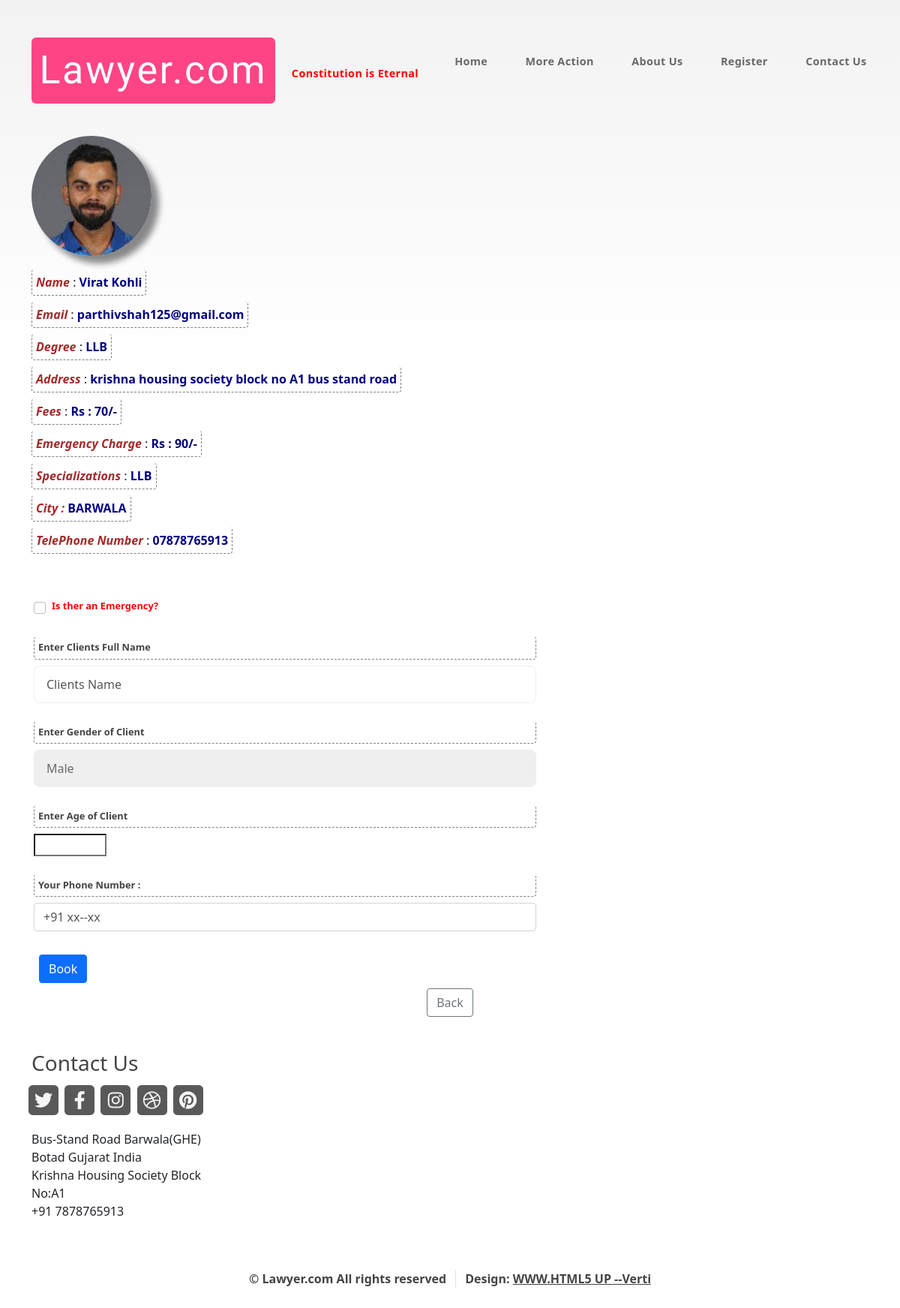
/consolt_view/3, run on the app's committed database.
### apnalawyer_app/models.py (models this page shows, shortened)
class Lawyer(models.Model):
    id = models.AutoField(primary_key=True) #aa pachhi thi add karel chhe-->primary_key
    image = models.ImageField(upload_to='lawyer_images', default="")
    name = models.CharField(max_length=40, null=False)
    address = models.CharField(max_length=150 , null=False)
    city = models.CharField(max_length=10 , null=False , default="")
    degree = models.CharField(max_length=40 , null=False)
    fees = models.CharField(max_length=8, null=False)
    office_address = models.CharField(max_length=150 , null=True)
    specializatioin = models.CharField(max_length=40 , null=True)
    average_time_per_client_minute = models.CharField(max_length=4 , null=False , default="30")
    mobile_number = models.CharField(max_length=15 ,  null=False)
    telephone_number = models.CharField( max_length=15 , null=False)
    email_id = models.EmailField(max_length=30 , null=False , unique=False)
    payment_number = models.CharField(max_length=15 ,null=False)
    emergency_charge = models.CharField( max_length=15 ,null=False)
    achievements = models.CharField(max_length=300, null=True)
    username = models.CharField(max_length=18 , null=False , unique=True)
    password = models.CharField(max_length=14 , null=False , unique=False)

### apnalawyer_app/views.py (the view)
# urls.py: path("consolt_view/<int:consolt_id>", views.consolt_view, name="consolt_view"),
def consolt_view(request, consolt_id):
    Lawyers = Lawyer.objects.filter(id=consolt_id)
    if request.user.is_authenticated:
        if request.method == 'POST':
            print(request.user)
            username = request.user.username
            name = request.POST.get('client_name')
            age = request.POST.get('client_age')
            gender = request.POST.get('client_gender')
            email_id = request.user.email
            phone_number = request.POST.get('phone_number')
            emergency = request.POST.get('emergency')
            l_id = consolt_id
            dateTime = timezone.now()
            confirmation_code = random.randint(1000 , 100000)
            appointments_record = Appointments(username = username , name=name , age=age , gender=gender , email_id = email_id ,
                                                phone_number = phone_number, emergency = emergency,
                                                confirmation_code = confirmation_code , l_id = l_id , dateTime = dateTime)
            appointments_record.save()
            subject = f' Appointment Successful with {Lawyers[0].name}'
            message = f' Thank You {name}, for Using Lawyer.com \n' \
                      f' We have Sent Your Details to {Lawyers[0].name} , They will Shortly Contact You. Thanks \n' \
                      f' Note That Your Confirmation Code is {confirmation_code}'
            email_from = settings.EMAIL_HOST_USER
            recipient_list = [email_id]
            send_mail(subject, message, email_from, recipient_list)
            print("SUCCESS : EMAIL REACHED client")
            subject = f' Greeting Sir , New Appointment from Lawyer.com'
            message = f' {username} has Apppointed You. Here is All Details \n' \
                      f' Name : {name}  \n' \
                      f' Gender : {gender} \n' \
                      f' Age : {age} \n' \
                      f' Email : {request.user.email} \n' \
                      f' Phone Number : {phone_number} \n' \
                      f' Emergency : {emergency} \n' \
                      f' Please Note Your Confirmation Code : {confirmation_code}'
            email_from = settings.EMAIL_HOST_USER
            recipient_list = [Lawyers[0].email_id]
            send_mail(subject, message, email_from, recipient_list)
            messages.success(request, "Appointment Successful , Check Your Email Please-->")
            print("SUCCESS : EMAIL REACHED Lawyer")
        else :
            return render(request, 'consolt_view.html',
                          {'lawyer': Lawyers[0]})  # [0] valu logic super chhe must learn every time
    elif request.method == 'POST' and not request.user.is_authenticated:
        return HttpResponse('''<center><h1><b> We Respect Your Time. <br>
                                            Please <a href="/user_sign_up.html">Sign Up</a> & if you have already Signed Up then Please <a href="/">Login</a> First
                                    </b></h1></center>''')
    else:
        return render(request, 'consolt_view.html',
                           {'lawyer': Lawyers[0]})  # [0] valu logic super chhe must learn every time
    return render(request, 'consolt_view.html', {'lawyer': Lawyers[0]})  # [0] valu logic super chhe must learn every time

### apnalawyer_app/templates/consolt_view.html (shortened to what this page needs)
{% extends 'base.html' %}
{% load static %}
{% block meta-tags %}
    <link href="https://cdn.jsdelivr.net/npm/bootstrap@5.0.0-beta3/dist/css/bootstrap.min.css" rel="stylesheet">
{% endblock %}
{% block body %}
 {% load static %}
 <div class="container main">
<div class="row g-3">
  <div class="col-md-2">
    <img src='/media/{{ lawyer.image }}' class="card-img" alt="..." height="160px">
  </div>
  <div class="col-12">
    <label for="inputAddress" class="form-label"><i>Name</i> : <b>{{ lawyer.name }}</b> </label>
    <br>
    <label for="inputEmail4" class="form-label"><i>Email</i> : <b>{{lawyer.email_id}}</b> </label>
    <br>
    <label for="inputAddress" class="form-label"><i>Degree</i> : <b>{{ lawyer.degree }}</b> </label>
    <br>
    <label for="inputAddress" class="form-label"><i>Address</i> : <b>{{ lawyer.address }}</b> </label>
    <br>
    <label for="inputZip" class="form-label"><i>Fees</i> : <b>Rs : {{ lawyer.fees }}/-</b> </label>
    <br>
    <label for="inputZip" class="form-label"><i>Emergency Charge</i> : <b>Rs : {{ lawyer.emergency_charge }}/-</b> </label>
    <br>
    <label for="inputAddress2" class="form-label"><i>Specializations</i> : <b>{{ lawyer.specializatioin }}</b>  </label>
    <br>
    <label for="inputCity" class="form-label"><i>City : </i> <b>{{ lawyer.city }}</b> </label>
    <br>
    <label for="inputZip" class="form-label"><i>TelePhone Number</i> : <b>{{ lawyer.telephone_number }}</b> </label>
    <br>
      </div>
</div>
    <form method="post" action="/consolt_view/{{ lawyer.id }}" class="needs-validation" novalidate>
    <div class="col-12">
      <div class="form-check">
        <input class="form-check-input" type="checkbox" id="emergency" name="emergency">
         <label class="form-check-label" for="gridCheck" id="label">
                  <b id="emergency_text">Is ther an Emergency? </b>
         </label>
      </div>
    </div> <br>
    <div class="form-group">
       <label for="client_name" class="form-label">Enter Clients Full Name</label>
       <input type="text" class="form-control" id="client_name" name="client_name" maxlength="30" placeholder="Clients Name" required>
     </div>
     <br>
    <div class="form-group">
     <label for="client_age" class="form-label">Enter Gender of Client</label>
      <select id="Client_age" name="client_gender">
        <option value="Male">Male</option>
     </select>
     </div>
    <br>
    <div class="form-group">
     <label for="client_age" class="form-label">Enter Age of Client</label>
      <input type="Number" name="client_age" required min="0" max="130">
     </div>
    <br>
    <div class="form-group">
    <label for="phone_number" class="form-label">Your Phone Number :</label>
    <input type="tel" class="form-control" id="user_phone_number" name="phone_number" maxlength="13" placeholder="+91 xx--xx" required>
  </div>
  <br>
  <div class="col-3">
    <button type="submit" class="btn btn-primary" id="appointment_button">Book</button>
  </div>
  </form>
  </div>
  <center>
    <div class="col-3">
    <a href="/consolt_page.html">
  <button type="button" class="btn btn-outline-secondary" id="back_button">Back</button>
  </a>
  </div>
  </center>
{% endblock %}

### apnalawyer_app/static/css/main.css (style rules this page uses)
html, body, div, span, applet, object, iframe, h1, h2, h3, h4, h5, h6, p, blockquote, pre, a, abbr, acronym, address, big, cite, code, del, dfn, em, img, ins, kbd, q, s, samp, small, strike, strong, sub, sup, tt, var, b, u, i, center, dl, dt, dd, ol, ul, li, fieldset, form, label, legend, table, caption, tbody, tfoot, thead, tr, th, td, article, aside, canvas, details, embed, figure, figcaption, footer, header, hgroup, menu, nav, output, ruby, section, summary, time, mark, audio, video { margin: 0; padding: 0; border: 0; font-size: 100%; font: inherit; vertical-align: baseline; }
body { line-height: 1; }
body { -webkit-text-size-adjust: none; }
input, select, textarea { -moz-appearance: none; -webkit-appearance: none; -ms-appearance: none; appearance: none; }
html { box-sizing: border-box; }
*, *:before, *:after { box-sizing: inherit; }
body { background-image: -moz-linear-gradient(top, rgba(0, 0, 0, 0.05), rgba(0, 0, 0, 0)); background-image: -webkit-linear-gradient(top, rgba(0, 0, 0, 0.05), rgba(0, 0, 0, 0)); background-image: -ms-linear-gradient(top, rgba(0, 0, 0, 0.05), rgba(0, 0, 0, 0)); background-image: linear-gradient(top, rgba(0, 0, 0, 0.05), rgba(0, 0, 0, 0)); background-color: #f7f7f7; background-position: top left, top left; background-repeat: repeat-x, repeat; background-size: 100% 30em, auto; font-family: 'Open Sans', sans-serif; font-size: 13pt; color: #696969; font-weight: 300; line-height: 2.25em; }
input, select, textarea { font-family: 'Open Sans', sans-serif; font-size: 13pt; color: #696969; font-weight: 300; line-height: 2.25em; }
a { color: #0090c5; text-decoration: underline; }
b, strong { font-weight: 600; color: #444; }
i, em { font-style: italic; }
.container { margin: 0 auto; max-width: 100%; width: 1400px; }
@media screen and (max-width: 1680px) { .container { width: 1200px; } }
@media screen and (max-width: 1280px) { .container { width: 960px; } }
.row { display: flex; flex-wrap: wrap; box-sizing: border-box; align-items: stretch; }
.row > * { box-sizing: border-box; }
.row > .col-12 { width: 100%; }
.row { margin-top: -40px; margin-left: -40px; }
.row > * { padding: 40px 0 0 40px; }
@media screen and (max-width: 1680px) { .row { display: flex; flex-wrap: wrap; box-sizing: border-box; align-items: stretch; } }
@media screen and (max-width: 1680px) { .row > * { box-sizing: border-box; } }
@media screen and (max-width: 1680px) { .row { margin-top: -40px; margin-left: -40px; } }
@media screen and (max-width: 1680px) { .row > * { padding: 40px 0 0 40px; } }
@media screen and (max-width: 1280px) { .row { display: flex; flex-wrap: wrap; box-sizing: border-box; align-items: stretch; } }
@media screen and (max-width: 1280px) { .row > * { box-sizing: border-box; } }
@media screen and (max-width: 1280px) { .row { margin-top: -25px; margin-left: -25px; } }
@media screen and (max-width: 1280px) { .row > * { padding: 25px 0 0 25px; } }
form label { display: block; font-weight: 800; margin: 0 0 1em 0; font-size: 0.8em; color: #444; }
form input[type="text"], form input[type="email"], form input[type="password"], form select, form textarea { -webkit-appearance: none; display: block; width: 100%; border-radius: 8px; border: solid 1px #eee; }
form input[type="text"], form input[type="email"], form input[type="password"] { line-height: 3em; padding: 0 1em; }
form select { line-height: 3em; padding: 0 1em; }
input[type="button"], input[type="submit"], input[type="reset"], button, .button { -moz-transition: background-color .25s ease-in-out; -webkit-transition: background-color .25s ease-in-out; -ms-transition: background-color .25s ease-in-out; transition: background-color .25s ease-in-out; -webkit-appearance: none; position: relative; display: inline-block; background: #0090c5; color: #fff; text-decoration: none; border-radius: 6px; font-weight: 800; outline: 0; border: 0; cursor: pointer; font-size: 1.35em; padding: 0.6em 1.5em; }
@media screen and (max-width: 1680px) { body, input, select, textarea { font-size: 12pt; } }
@media screen and (max-width: 1280px) { body, input, select, textarea { font-size: 11pt; } }

### data on the page
Lawyer: image (picture), name "Virat Kohli", email_id "parthivshah125@gmail.com", degree "LLB", address "krishna housing society block no A1 bus stand road", fees "70", emergency_charge "90", specializatioin "LLB", city "BARWALA", telephone_number "07878765913"
